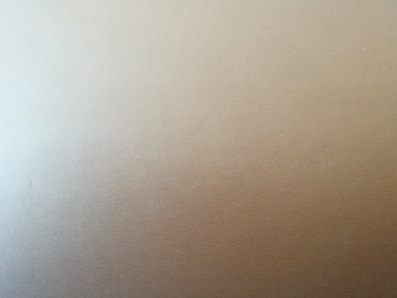
#> input picture Moudel10/Haralick/testing/IMG_20180127_104828.jpg, 397 x 298 px
$ python CalcHist.py --image ../Moudel10/Haralick/testing/IMG_20180127_104828.jpg
#> lines starting #> are read from the running program, lines starting #| are printed output that depends on the picture
from matplotlib import pyplot as plt
import argparse
import cv2

ap = argparse.ArgumentParser()
ap.add_argument("-i", "--image", required = True, help = "Path to the image")
args = vars(ap.parse_args())

image = cv2.imread(args["image"])
#> image is the input picture: shape (298, 397, 3); mean B, G, R 145.3, 159.2, 169.4

image = cv2.cvtColor(image, cv2.COLOR_BGR2GRAY)
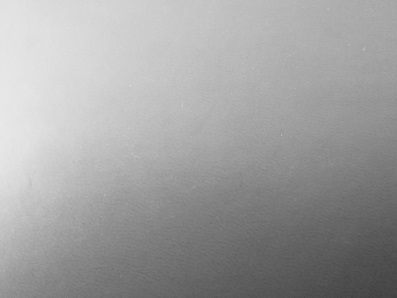
#> image: shape (298, 397); min 65, max 233, mean 160.7
cv2.imshow("Original", image)
cv2.waitKey(0)
hist = cv2.calcHist([image], [0], None, [256], [0, 256])
#> hist = 256 values, max 1408 at index 169, min 0 at index 0, mean 462.1

plt.figure()
plt.title("Grayscale Histogram")
plt.xlabel("Bins")
plt.ylabel("# of Pixels")
plt.plot(hist)
plt.xlim([0, 256])

hist /= hist.sum()
#> hist = 256 values, max 0.0119 at index 169, min 0 at index 0, mean 0.00391
plt.figure()
plt.title("Grayscale Histogram (Normalized)")
plt.xlabel("hist")
plt.ylabel("% of Pixels")
plt.plot(hist)
plt.xlim([0, 256])
plt.show()
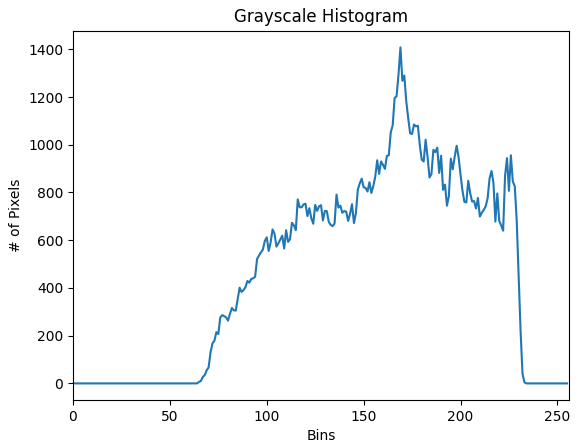
#> figure drawn by matplotlib, 1 panel; curve peaks at x = 169, y = 1408
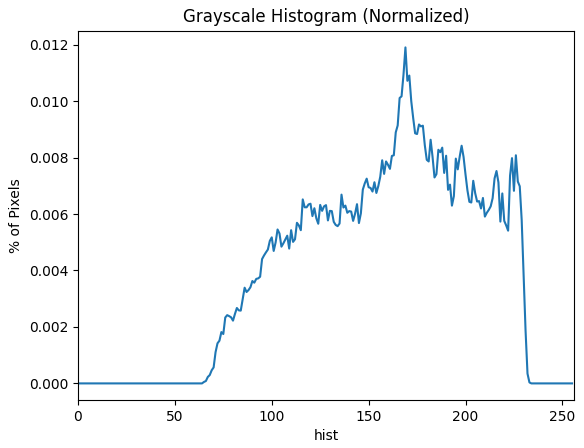
#> figure drawn by matplotlib, 1 panel; curve peaks at x = 169, y = 0.0119

$ run again, on Moudel10/Haralick/testing/lattice_05.jpg
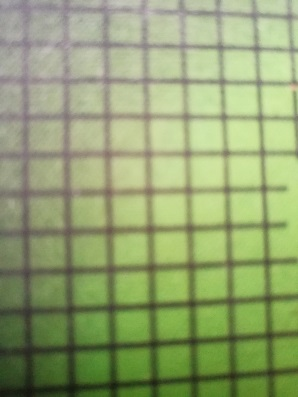
#> input picture Moudel10/Haralick/testing/lattice_05.jpg, 298 x 397 px
#> image is the input picture: shape (397, 298, 3); mean B, G, R 113.1, 162.3, 146.6
#> `image = cv2.cvtColor(image, cv2.COLOR_BGR2GRAY)`:
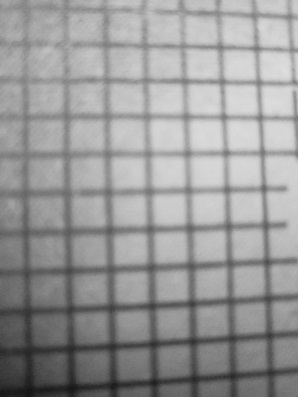
#> image: shape (397, 298); min 20, max 222, mean 152
#> `hist = cv2.calcHist([image], [0], None, [256], [0, 256])`: hist = 256 values, max 1256 at index 167, min 0 at index 0, mean 462.1
#> `hist /= hist.sum()`: hist = 256 values, max 0.0106 at index 167, min 0 at index 0, mean 0.00391
#> `plt.show()`:
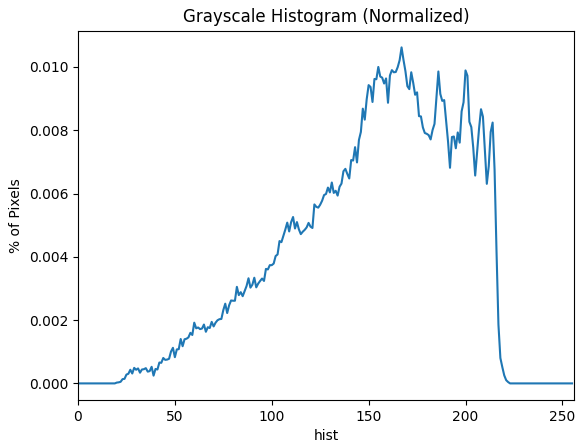
#> figure drawn by matplotlib, 1 panel; curve peaks at x = 167, y = 0.0106
